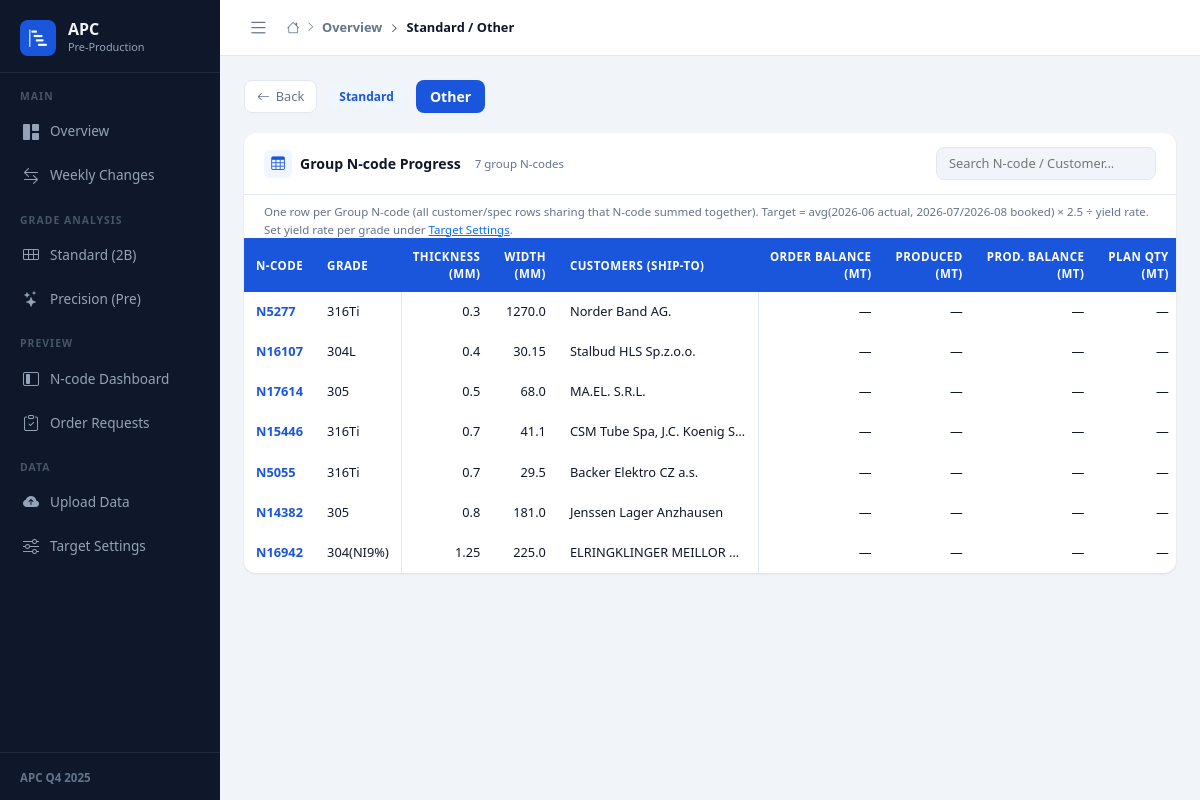
Screenshot of /detail/Standard/Other with the database file from the repository.
### tables this page shows
CREATE TABLE ncode_items (
    id INTEGER PRIMARY KEY AUTOINCREMENT,
    category TEXT NOT NULL,
    grade_astm TEXT NOT NULL,
    grade_en TEXT,
    thickness_mm REAL,
    n_code TEXT,
    covers_n_code TEXT,
    width_mm REAL,
    customer_sold_to TEXT,
    customer_ship_to TEXT,
    order_balance_qty REAL,
    produced_qty REAL,
    production_balance_qty REAL,
    preparation_qty REAL,
    production_plan_qty REAL,
    as_of_date TEXT,
    upload_id INTEGER REFERENCES upload_history(id),
    updated_at DATETIME DEFAULT CURRENT_TIMESTAMP
);

### app/routers/dashboard.py (the view)
@router.get("/detail/{category}/{grade:path}", response_class=HTMLResponse)
async def detail(request: Request, category: str, grade: str):
    if category == "Standard" and grade == "Other":
        placeholders = ",".join("?" * len(_STANDARD_OTHER_GRADES))
        target_clause = f"grade IN ({placeholders})"
        grade_params = tuple(_STANDARD_OTHER_GRADES)
        grade_set = set(_STANDARD_OTHER_GRADES)
    else:
        target_clause = "grade=?"
        grade_params = (grade,)
        grade_set = {grade}
    with get_db() as conn:
        target = conn.execute(
            f"SELECT SUM(target_qty_mt) as target_qty_mt FROM target_quantities WHERE category=? AND {target_clause}",
            (category, *grade_params),
        ).fetchone()
        grade_clause = "grade_astm IN ({})".format(",".join("?" * len(grade_set)))
        apc_rows = conn.execute(
            f"""SELECT * FROM sap_apc_orders
               WHERE ncode IN (SELECT n_code FROM ncode_items WHERE category=? AND {grade_clause})
               ORDER BY ncode, month""",
            (category, *grade_set),
        ).fetchall()
        master = _get_ncode_master_info(conn, category)
        history = _get_ncode_history_6m(conn, category)
        released = _get_released_order_by_ncode_month(conn)
        in_transit_by_ncode = _get_in_transit_by_ncode(conn)
        yield_rates = _get_yield_rates(conn, category)
    ncode_groups = []
    for nc, info in master.items():
        if info["grade"] not in grade_set:
            continue
        hist = history.get(nc, [0.0] * len(_HISTORY_MONTHS))
        jun_mt = hist[_HISTORY_MONTHS.index(NCODE_RATIO_ACTUAL_MONTH)]
        booked = released.get(nc, {})
        booked_mts = [(booked.get(m, 0) or 0) / 1000 for m in NCODE_RATIO_BOOKED_MONTHS]
        avg3_mt = (jun_mt + sum(booked_mts)) / (1 + len(NCODE_RATIO_BOOKED_MONTHS))
        yield_pct = yield_rates.get(info["grade"], 100) or 100
        target_order_mt = (
            round(avg3_mt * NCODE_RATIO_TARGET_MULTIPLIER / (yield_pct / 100), 3)
            if yield_pct > 0 else None
        )
        order_mt = round(info["prep_mt"], 3)
        production_mt = in_transit_by_ncode.get(nc, 0)
        ncode_groups.append({
            "n_code": nc,
            "grade": info["grade"],
            "thickness_mm": info["thickness_mm"],
            "width_mm": info["width_mm"],
            "customers": ", ".join(sorted(info["customers"])) if info["customers"] else "—",
            "order_balance_mt": round(info["order_balance_mt"], 3),
            "produced_mt": round(info["produced_mt"], 3),
            "production_balance_mt": round(info["production_balance_mt"], 3),
            "plan_mt": round(info["plan_mt"], 3),
            "order_mt": order_mt,
            "production_mt": production_mt,
            "avg3_mt": round(avg3_mt, 3),
            "yield_pct": yield_pct,
            "target_order_mt": target_order_mt,
            "order_pct": round(order_mt / target_order_mt * 100, 1) if target_order_mt else None,
            "production_pct": round(production_mt / target_order_mt * 100, 1) if target_order_mt else None,
        })
    ncode_groups.sort(key=lambda g: (g["thickness_mm"] or 0, g["n_code"] or ""))
    return templates.TemplateResponse(
        "detail.html",
        {
            "request": request,
            "category": category,
            "grade": grade,
            "ncode_groups": ncode_groups,
            "target_mt": target["target_qty_mt"] if target else None,
            "apc_orders": [dict(a) for a in apc_rows],
        },
    )

### templates/detail.html (shortened to what this page needs)
{% extends "base.html" %}
{% block breadcrumb %}
  <a href="/" style="color:var(--text-muted);text-decoration:none">Overview</a>
  <i class="bi bi-chevron-right" style="font-size:.6rem;margin:0 4px"></i>
  {{ category }} / {{ grade }}
{% endblock %}
{% block content %}
<div class="detail-header">
  <a href="/" class="back-btn"><i class="bi bi-arrow-left"></i> Back</a>
  <span class="cat-badge">{{ category }}</span>
  <span class="grade-badge">{{ grade }}</span>
</div>
<div class="dash-card">
  <div class="dash-card-header">
    <div class="dash-card-title">
      <span class="card-icon"><i class="bi bi-table"></i></span>
      Group N-code Progress
      <span style="font-size:.72rem;color:var(--text-muted);font-weight:400;margin-left:6px">{{ ncode_groups|length }} group N-codes</span>
    </div>
    <input type="text" id="filterInput" placeholder="Search N-code / Customer..."
           oninput="filterTable(this.value)"
           style="border:1px solid var(--border);border-radius:8px;padding:6px 12px;font-size:.8rem;background:var(--bg);width:220px">
  </div>
  <div style="padding:8px 20px 0;font-size:.72rem;color:var(--text-muted)">
    One row per Group N-code (all customer/spec rows sharing that N-code summed together).
    Target = avg({{ '2026-06' }} actual, {{ '2026-07' }}/{{ '2026-08' }} booked) × 2.5 ÷ yield rate.
    Set yield rate per grade under <a href="/settings">Target Settings</a>.
  </div>
  <div class="summary-table-wrap">
    <table class="summary-table" id="ncodeTable">
      <thead>
        <tr>
          <th>N-code</th>
          <th>Grade</th>
          <th class="num-cell border-l">Thickness<br>(mm)</th>
          <th class="num-cell">Width<br>(mm)</th>
          <th style="min-width:160px">Customers (Ship-to)</th>
          <th class="num-cell border-l">Order Balance<br>(MT)</th>
          <th class="num-cell" title="2B/Pre main sheet Produced Quantity, summed for this group">Produced<br>(MT)</th>
          <th class="num-cell">Prod. Balance<br>(MT)</th>
          <th class="num-cell">Plan Qty<br>(MT)</th>
        </tr>
      </thead>
      <tbody>
        {% for g in ncode_groups %}
        <tr class="ncode-row">
          <td><span style="font-weight:700;color:var(--primary)">{{ g.n_code or '—' }}</span></td>
          <td>{{ g.grade or '—' }}</td>
          <td class="num-cell border-l">{{ g.thickness_mm or '—' }}</td>
          <td class="num-cell">{{ g.width_mm or '—' }}</td>
          <td style="max-width:200px;overflow:hidden;text-overflow:ellipsis" title="{{ g.customers }}">
            {{ g.customers }}
          </td>
          <td class="num-cell border-l" style="{% if g.order_balance_mt and g.order_balance_mt < 0 %}color:#be123c;font-weight:600{% endif %}">
            {{ g.order_balance_mt if g.order_balance_mt else '—' }}
          </td>
          <td class="num-cell">{{ g.produced_mt if g.produced_mt else '—' }}</td>
          <td class="num-cell">{{ g.production_balance_mt if g.production_balance_mt else '—' }}</td>
          <td class="num-cell">{{ g.plan_mt if g.plan_mt else '—' }}</td>
        </tr>
        {% else %}
        <tr><td colspan="14" style="text-align:center;padding:32px;color:var(--text-muted)">No records found.</td></tr>
        {% endfor %}
      </tbody>
    </table>
  </div>
</div>
{% endblock %}

### static/css/style.css (style rules this page uses)
:root { --primary: #1a56db; --primary-dark: #1041b2; --primary-light: #eff6ff; --primary-mid: #3f83f8; --sidebar-bg: #0f172a; --sidebar-text: #94a3b8; --sidebar-hover: #1e293b; --sidebar-active:#1a56db; --bg: #f1f5f9; --card-bg: #ffffff; --border: #e2e8f0; --text-main: #0f172a; --text-muted: #64748b; --success: #057a55; --success-light: #def7ec; --warning: #b45309; --warning-light: #fef3c7; --danger: #be123c; --danger-light: #ffe4e6; --sidebar-w: 220px; --topbar-h: 56px; }
* { box-sizing: border-box; margin: 0; padding: 0; }
body { font-family: 'Segoe UI', system-ui, -apple-system, sans-serif; background: var(--bg); color: var(--text-main); font-size: 0.875rem; }
.dash-card { background: var(--card-bg); border-radius: 12px; box-shadow: 0 1px 3px rgba(0,0,0,.06), 0 1px 2px rgba(0,0,0,.04); margin-bottom: 20px; overflow: hidden; }
.dash-card-header { padding: 14px 20px; border-bottom: 1px solid var(--border); display: flex; align-items: center; justify-content: space-between; }
.dash-card-title { font-size: 0.88rem; font-weight: 700; color: var(--text-main); display: flex; align-items: center; gap: 8px; }
.dash-card-title .card-icon { width: 28px; height: 28px; border-radius: 6px; background: var(--primary-light); color: var(--primary); display: flex; align-items: center; justify-content: center; font-size: 0.85rem; }
.summary-table-wrap { overflow-x: auto; }
.summary-table { width: 100%; border-collapse: separate; border-spacing: 0; font-size: 0.8rem; }
.summary-table thead tr th { background: var(--primary); color: #fff; padding: 10px 12px; font-weight: 600; font-size: 0.72rem; text-transform: uppercase; letter-spacing: 0.04em; white-space: nowrap; border: none; }
.summary-table thead tr:first-child th:first-child { border-radius: 0; }
.summary-table tbody tr { border-bottom: 1px solid var(--border); transition: background 0.1s; }
.summary-table tbody tr:last-child { border-bottom: none; }
.summary-table td { padding: 10px 12px; white-space: nowrap; vertical-align: middle; }
.num-cell { text-align: right; font-variant-numeric: tabular-nums; }
.border-l { border-left: 1px solid var(--border); }
.detail-header { display: flex; align-items: center; gap: 12px; margin-bottom: 20px; }
.back-btn { background: var(--card-bg); border: 1px solid var(--border); border-radius: 8px; padding: 6px 12px; font-size: 0.8rem; color: var(--text-muted); text-decoration: none; display: flex; align-items: center; gap: 6px; transition: all 0.15s; }
.grade-badge { background: var(--primary); color: #fff; border-radius: 8px; padding: 6px 14px; font-size: 0.88rem; font-weight: 700; }
.cat-badge { background: var(--primary-light); color: var(--primary); border-radius: 6px; padding: 4px 10px; font-size: 0.75rem; font-weight: 600; }

### rows the page displays
ncode_items: n_code "N5277", grade_astm "316Ti", thickness_mm "0.3", width_mm "1270.0", customers "Norder Band AG.", order_balance_mt "—", produced_mt "—", production_balance_mt "—", plan_mt "—"
ncode_items: n_code "N16107", grade_astm "304L", thickness_mm "0.4", width_mm "30.15", customers "Stalbud HLS Sp.z.o.o.", order_balance_mt "—", produced_mt "—", production_balance_mt "—", plan_mt "—"
ncode_items: n_code "N17614", grade_astm "305", thickness_mm "0.5", width_mm "68.0", customers "MA.EL. S.R.L.", order_balance_mt "—", produced_mt "—", production_balance_mt "—", plan_mt "—"
ncode_items: n_code "N15446", grade_astm "316Ti", thickness_mm "0.7", width_mm "41.1", customers "CSM Tube Spa, J.C. Koenig S…", order_balance_mt "—", produced_mt "—", production_balance_mt "—", plan_mt "—"
ncode_items: n_code "N5055", grade_astm "316Ti", thickness_mm "0.7", width_mm "29.5", customers "Backer Elektro CZ a.s.", order_balance_mt "—", produced_mt "—", production_balance_mt "—", plan_mt "—"
ncode_items: n_code "N14382", grade_astm "305", thickness_mm "0.8", width_mm "181.0", customers "Jenssen Lager Anzhausen", order_balance_mt "—", produced_mt "—", production_balance_mt "—", plan_mt "—"
ncode_items: n_code "N16942", grade_astm "304(NI9%)", thickness_mm "1.25", width_mm "225.0", customers "ELRINGKLINGER MEILLOR…", order_balance_mt "—", produced_mt "—", production_balance_mt "—", plan_mt "—"

### other values shown
{{ category }} "Standard"
{{ grade }} "Other"
{{ ncode_groups|length }} "7"
{{ '2026-06' }} "2026-06"
{{ '2026-07' }} "2026-07"
{{ '2026-08' }} "2026-08"
